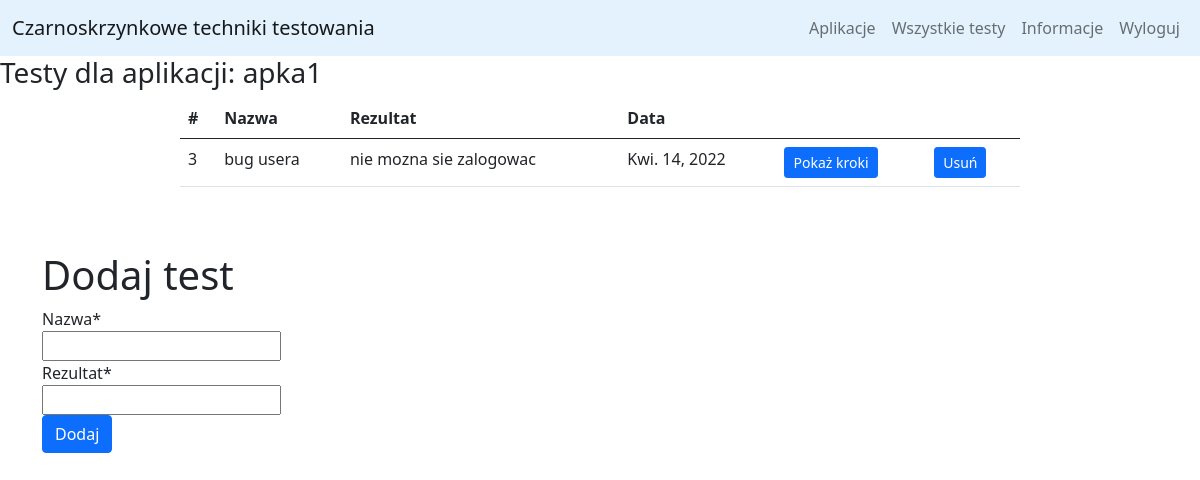
The page /apptesting/show_tests/1 (signed in) on the database as committed earlier.
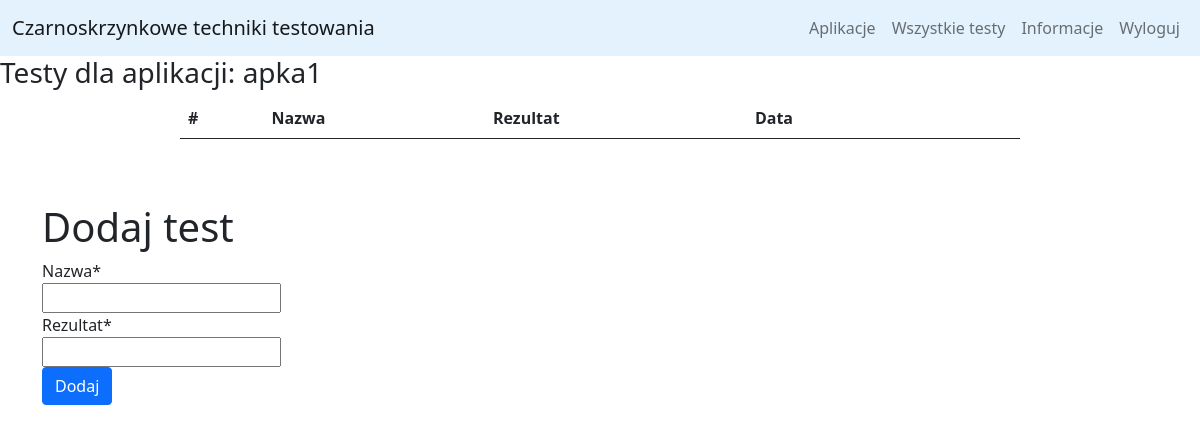
The same page on the database as committed later.
### mysite/models.py (models this page shows)
class Test(models.Model):
    app = models.ForeignKey(Application, on_delete=models.CASCADE)
    name = models.CharField(max_length=200)
    result = models.CharField(max_length=500)
    date = models.DateField(auto_now_add=True)

### mysite/views.py (the view, shortened to what this page needs)
# urls.py: path("show_tests/<int:id>", views.show_tests, name="show_tests"),
def show_tests(request, id):
    if request.user.is_authenticated:
        app_ = Application.objects.get(pk=id)
        form = NewTestForm()
        if app_.owner == request.user:
            tests = Test.objects.filter(app=app_)
            return render(request, template_name='mysite/tests.html',
                          context={'form': form, 'tests': tests, 'app_id': id, 'app_name': app_.name})
    return redirect('mysite:home')

### mysite/forms.py
class NewTestForm(forms.Form):
	name = forms.CharField(label='Nazwa', max_length=200)
	result = forms.CharField(label='Rezultat', max_length=500)

### mysite/templates/mysite/tests.html
{% extends "mysite/add_test.html" %}
{% block tables %}
<h3>Testy dla aplikacji: {{app_name}}</h3>
<div class="d-flex justify-content-center">
<table class="table table-hover" style="width: 70%;">
    <thead>
      <tr>
        <th scope="col">#</th>
        <th scope="col">Nazwa</th>
        <th scope="col">Rezultat</th>
        <th scope="col">Data</th>
        <th></th>
        <th></th>
      </tr>
    </thead>
    <tbody>
        {% for test in tests %}
         <tr>
            <td>{{test.id}}</td>
            <td>{{test.name}}</td>
            <td>{{test.result}}</td>
            <td>{{test.date}}</td>
            <td>
              <a href="/19_lada/apptesting/apptesting/show_steps/{{test.id}}"><button type="button" class="btn btn-primary btn-sm">Pokaż kroki</button></a>
            </td>
            <td>
              <a href="/19_lada/apptesting/apptesting/delete_test/{{app_id}}/{{test.id}}"><button type="button" class="btn btn-primary btn-sm">Usuń</button></a>
            </td>
         </tr>
        {% endfor %}
    </tbody>
</table>
</div>
{% endblock %}

Rows that differ between the two databases and show on the page:
removed Test: id "3", name "bug usera", result "nie mozna sie zalogowac", date "Kwi. 14, 2022"
